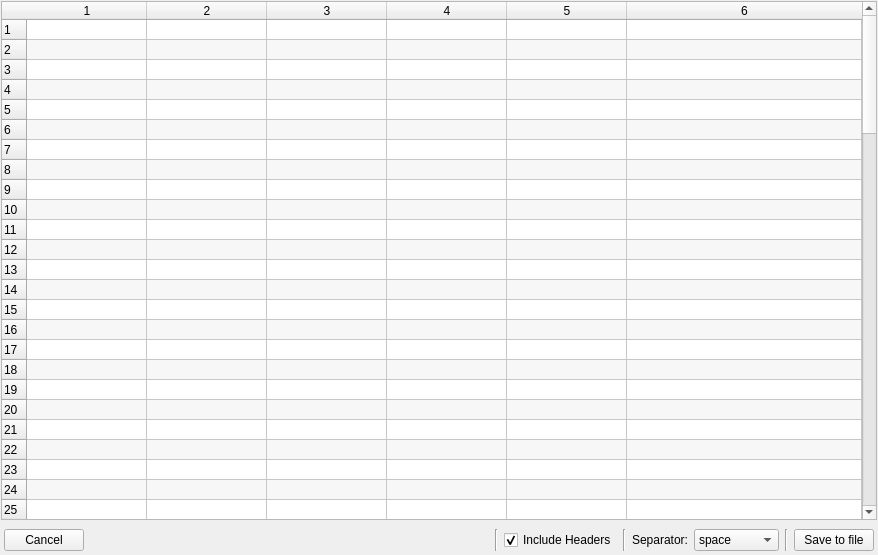
<?xml version="1.0" encoding="UTF-8"?>
<ui version="4.0">
 <class>MainWindow</class>
 <widget class="QMainWindow" name="MainWindow">
  <property name="geometry">
   <rect>
    <x>0</x>
    <y>0</y>
    <width>878</width>
    <height>555</height>
   </rect>
  </property>
  <property name="windowTitle">
   <string>About Device</string>
  </property>
  <widget class="QWidget" name="centralwidget">
   <layout class="QVBoxLayout" name="verticalLayout">
    <property name="margin">
     <number>1</number>
    </property>
    <item>
     <widget class="QTableWidget" name="table">
      <property name="frameShadow">
       <enum>QFrame::Sunken</enum>
      </property>
      <property name="autoScrollMargin">
       <number>10</number>
      </property>
      <property name="alternatingRowColors">
       <bool>true</bool>
      </property>
      <property name="rowCount">
       <number>100</number>
      </property>
      <property name="columnCount">
       <number>6</number>
      </property>
      <attribute name="horizontalHeaderDefaultSectionSize">
       <number>120</number>
      </attribute>
      <attribute name="horizontalHeaderMinimumSectionSize">
       <number>40</number>
      </attribute>
      <attribute name="horizontalHeaderStretchLastSection">
       <bool>true</bool>
      </attribute>
      <attribute name="verticalHeaderCascadingSectionResizes">
       <bool>true</bool>
      </attribute>
      <attribute name="verticalHeaderDefaultSectionSize">
       <number>20</number>
      </attribute>
      <attribute name="verticalHeaderHighlightSections">
       <bool>true</bool>
      </attribute>
      <attribute name="verticalHeaderMinimumSectionSize">
       <number>15</number>
      </attribute>
      <row/>
      <row/>
      <row/>
      <row/>
      <row/>
      <row/>
      <row/>
      <row/>
      <row/>
      <row/>
      <row/>
      <row/>
      <row/>
      <row/>
      <row/>
      <row/>
      <row/>
      <row/>
      <row/>
      <row/>
      <row/>
      <row/>
      <row/>
      <row/>
      <row/>
      <row/>
      <row/>
      <row/>
      <row/>
      <row/>
      <row/>
      <row/>
      <row/>
      <row/>
      <row/>
      <row/>
      <row/>
      <row/>
      <row/>
      <row/>
      <row/>
      <row/>
      <row/>
      <row/>
      <row/>
      <row/>
      <row/>
      <row/>
      <row/>
      <row/>
      <row/>
      <row/>
      <row/>
      <row/>
      <row/>
      <row/>
      <row/>
      <row/>
      <row/>
      <row/>
      <row/>
      <row/>
      <row/>
      <row/>
      <row/>
      <row/>
      <row/>
      <row/>
      <row/>
      <row/>
      <row/>
      <row/>
      <row/>
      <row/>
      <row/>
      <row/>
      <row/>
      <row/>
      <row/>
      <row/>
      <row/>
      <row/>
      <row/>
      <row/>
      <row/>
      <row/>
      <row/>
      <row/>
      <row/>
      <row/>
      <row/>
      <row/>
      <row/>
      <row/>
      <row/>
      <row/>
      <row/>
      <row/>
      <row/>
      <row/>
      <column/>
      <column/>
      <column/>
      <column/>
      <column/>
      <column/>
     </widget>
    </item>
    <item>
     <widget class="QFrame" name="frame">
      <property name="frameShape">
       <enum>QFrame::NoFrame</enum>
      </property>
      <property name="frameShadow">
       <enum>QFrame::Raised</enum>
      </property>
      <layout class="QHBoxLayout" name="horizontalLayout">
       <property name="margin">
        <number>3</number>
       </property>
       <item>
        <widget class="QPushButton" name="pushButton">
         <property name="text">
          <string>Cancel</string>
         </property>
        </widget>
       </item>
       <item>
        <spacer name="horizontalSpacer">
         <property name="orientation">
          <enum>Qt::Horizontal</enum>
         </property>
         <property name="sizeHint" stdset="0">
          <size>
           <width>40</width>
           <height>20</height>
          </size>
         </property>
        </spacer>
       </item>
       <item>
        <widget class="Line" name="line_3">
         <property name="orientation">
          <enum>Qt::Vertical</enum>
         </property>
        </widget>
       </item>
       <item>
        <widget class="QCheckBox" name="headerBox">
         <property name="text">
          <string>Include Headers</string>
         </property>
         <property name="checked">
          <bool>true</bool>
         </property>
        </widget>
       </item>
       <item>
        <widget class="Line" name="line_2">
         <property name="orientation">
          <enum>Qt::Vertical</enum>
         </property>
        </widget>
       </item>
       <item>
        <widget class="QLabel" name="label">
         <property name="text">
          <string>Separator:</string>
         </property>
        </widget>
       </item>
       <item>
        <widget class="QComboBox" name="delims">
         <property name="maximumSize">
          <size>
           <width>200</width>
           <height>16777215</height>
          </size>
         </property>
         <item>
          <property name="text">
           <string>space</string>
          </property>
         </item>
         <item>
          <property name="text">
           <string>tab</string>
          </property>
         </item>
         <item>
          <property name="text">
           <string>comma</string>
          </property>
         </item>
         <item>
          <property name="text">
           <string>semicolon</string>
          </property>
         </item>
        </widget>
       </item>
       <item>
        <widget class="Line" name="line">
         <property name="orientation">
          <enum>Qt::Vertical</enum>
         </property>
        </widget>
       </item>
       <item>
        <widget class="QPushButton" name="pushButton_2">
         <property name="text">
          <string>Save to file</string>
         </property>
        </widget>
       </item>
      </layout>
     </widget>
    </item>
   </layout>
  </widget>
 </widget>
 <resources/>
 <connections>
  <connection>
   <sender>pushButton</sender>
   <signal>clicked()</signal>
   <receiver>MainWindow</receiver>
   <slot>close()</slot>
   <hints>
    <hint type="sourcelabel">
     <x>95</x>
     <y>543</y>
    </hint>
    <hint type="destinationlabel">
     <x>341</x>
     <y>584</y>
    </hint>
   </hints>
  </connection>
  <connection>
   <sender>pushButton_2</sender>
   <signal>clicked()</signal>
   <receiver>MainWindow</receiver>
   <slot>save()</slot>
   <hints>
    <hint type="sourcelabel">
     <x>829</x>
     <y>529</y>
    </hint>
    <hint type="destinationlabel">
     <x>886</x>
     <y>531</y>
    </hint>
   </hints>
  </connection>
 </connections>
 <slots>
  <slot>save()</slot>
 </slots>
</ui>
